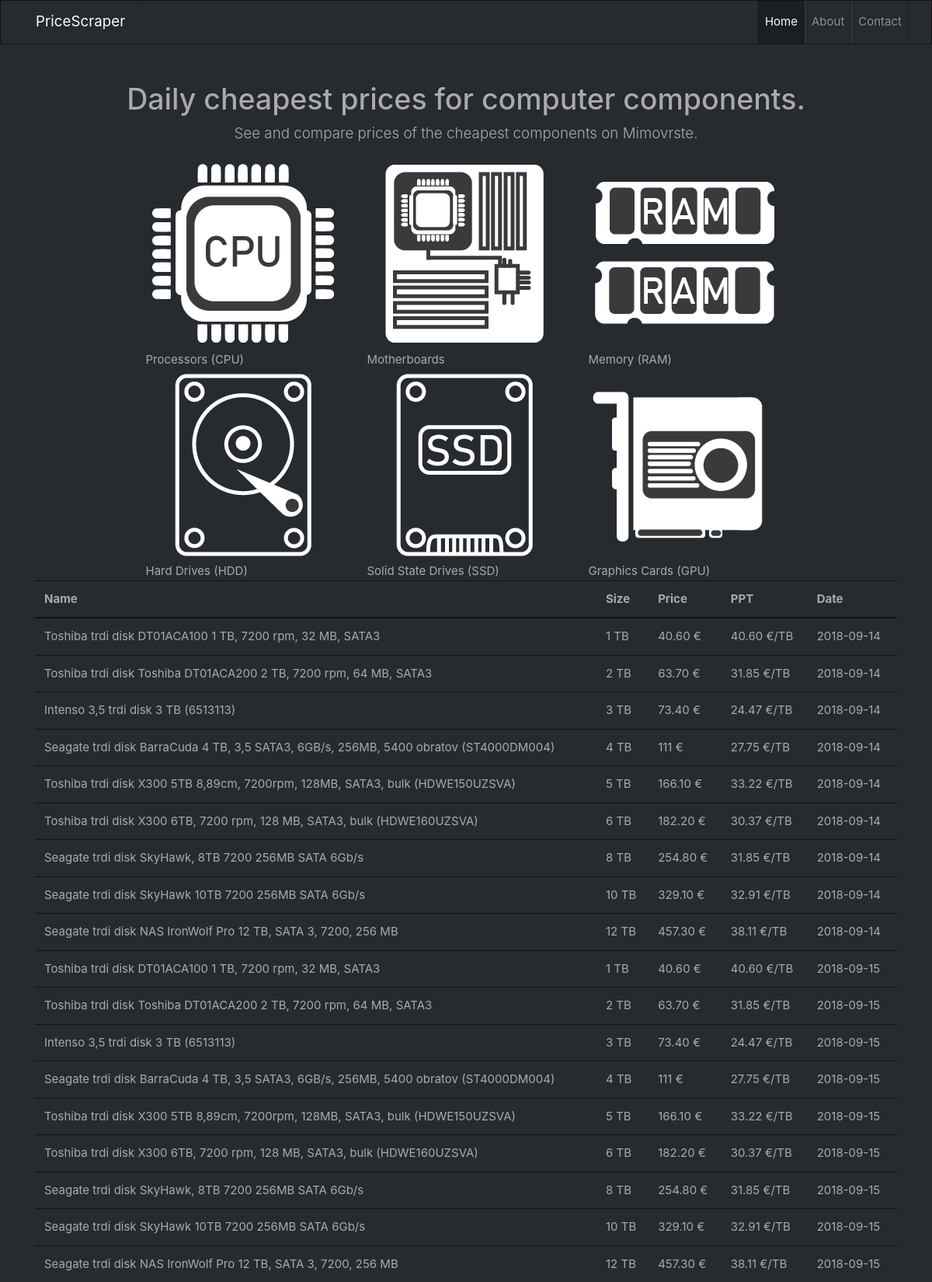
Page /Website/hdd.php (upper part) on the committed database.
### tables this page shows
CREATE TABLE `hdd` (
  `ID` int(11) NOT NULL,
  `name` varchar(500) NOT NULL,
  `size` varchar(500) NOT NULL,
  `price` varchar(500) NOT NULL,
  `date` date NOT NULL,
  `priceTB` float(8,2) NOT NULL,
  `href` varchar(1000) NOT NULL,
  `store` varchar(200) NOT NULL
);

### Website/hardDrives.php (the view, shortened to what this page needs)
<table class="table">
              <thead>
                <tr>
                  <th>Name</th>
                  <th>Size</th>
                  <th>Price</th>
                  <th>PPT</th>
                  <th>Date</th>
                </tr>
              </thead>
              <tbody>
                <?php
                $sizemin = 1;
                $sizemax = 14;
                $pricelow = 0;
                $pricehigh = 1000;
                $pricetotallow = 10;
                $pricetotalhigh = 50;
                $datestart = 20180901;
                $dateend = 20191230;
                $result = mysqli_query($con,"SELECT * FROM hdd WHERE size BETWEEN $sizemin AND $sizemax AND
                                                                    price BETWEEN $pricelow AND $pricehigh AND
                                                                    priceTB BETWEEN $pricetotallow AND $pricetotalhigh AND
                                                                    date BETWEEN $datestart AND $dateend
                                                                    ");
                while($row = mysqli_fetch_array($result))
                {
                ?>
                <tr>
                  <td><?php echo $row['name'] ?></td>
                  <td><?php echo $row['size'] ?> TB</td>
                  <td><?php echo $row['price'] ?> €</td>
                  <td><?php echo $row['priceTB']?> €/TB</td>
                  <td><?php echo $row['date'] ?></td>
                </tr>
             <?php
           }
           ?>
           </tbody>
             </table>

### rows in the picture
hdd: name "Toshiba trdi disk DT01ACA100 1 TB, 7200 rpm, 32 MB, SATA3", size "1", price "40.60", priceTB "40.60", date "2018-09-14"
hdd: name "Toshiba trdi disk Toshiba DT01ACA200 2 TB, 7200 rpm, 64 MB, SATA3", size "2", price "63.70", priceTB "31.85", date "2018-09-14"
hdd: name "Intenso 3,5 trdi disk 3 TB (6513113)", size "3", price "73.40", priceTB "24.47", date "2018-09-14"
hdd: name "Seagate trdi disk BarraCuda 4 TB, 3,5 SATA3, 6GB/s, 256MB, 5400 obratov (ST4000DM004)", size "4", price "111", priceTB "27.75", date "2018-09-14"
hdd: name "Toshiba trdi disk X300 5TB 8,89cm, 7200rpm, 128MB, SATA3, bulk (HDWE150UZSVA)", size "5", price "166.10", priceTB "33.22", date "2018-09-14"
hdd: name "Toshiba trdi disk X300 6TB, 7200 rpm, 128 MB, SATA3, bulk (HDWE160UZSVA)", size "6", price "182.20", priceTB "30.37", date "2018-09-14"
hdd: name "Seagate trdi disk SkyHawk, 8TB 7200 256MB SATA 6Gb/s", size "8", price "254.80", priceTB "31.85", date "2018-09-14"
hdd: name "Seagate trdi disk SkyHawk 10TB 7200 256MB SATA 6Gb/s", size "10", price "329.10", priceTB "32.91", date "2018-09-14"
hdd: name "Seagate trdi disk NAS IronWolf Pro 12 TB, SATA 3, 7200, 256 MB", size "12", price "457.30", priceTB "38.11", date "2018-09-14"
hdd: name "Toshiba trdi disk DT01ACA100 1 TB, 7200 rpm, 32 MB, SATA3", size "1", price "40.60", priceTB "40.60", date "2018-09-15"
hdd: name "Toshiba trdi disk Toshiba DT01ACA200 2 TB, 7200 rpm, 64 MB, SATA3", size "2", price "63.70", priceTB "31.85", date "2018-09-15"
hdd: name "Intenso 3,5 trdi disk 3 TB (6513113)", size "3", price "73.40", priceTB "24.47", date "2018-09-15"
hdd: name "Seagate trdi disk BarraCuda 4 TB, 3,5 SATA3, 6GB/s, 256MB, 5400 obratov (ST4000DM004)", size "4", price "111", priceTB "27.75", date "2018-09-15"
hdd: name "Toshiba trdi disk X300 5TB 8,89cm, 7200rpm, 128MB, SATA3, bulk (HDWE150UZSVA)", size "5", price "166.10", priceTB "33.22", date "2018-09-15"
hdd: name "Toshiba trdi disk X300 6TB, 7200 rpm, 128 MB, SATA3, bulk (HDWE160UZSVA)", size "6", price "182.20", priceTB "30.37", date "2018-09-15"
hdd: name "Seagate trdi disk SkyHawk, 8TB 7200 256MB SATA 6Gb/s", size "8", price "254.80", priceTB "31.85", date "2018-09-15"
hdd: name "Seagate trdi disk SkyHawk 10TB 7200 256MB SATA 6Gb/s", size "10", price "329.10", priceTB "32.91", date "2018-09-15"
hdd: name "Seagate trdi disk NAS IronWolf Pro 12 TB, SATA 3, 7200, 256 MB", size "12", price "457.30", priceTB "38.11", date "2018-09-15"
